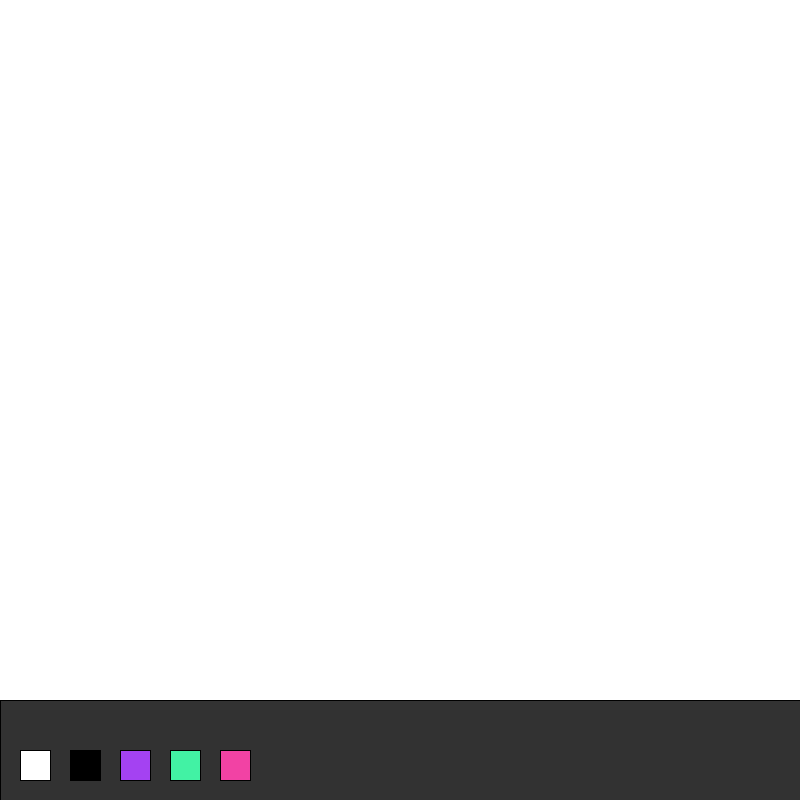
Frame 1 (no input)
Frame 60 (the mouse pressed at the canvas centre just before this capture): identical to frame 1, image omitted
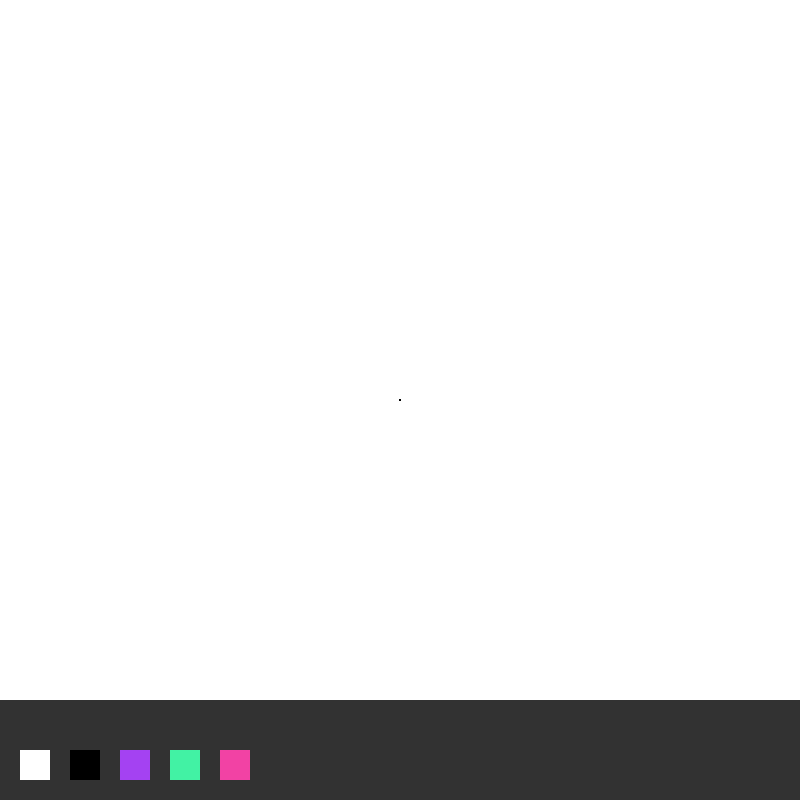
Frame 120 (the mouse held since frame 60 and released just before this capture)

The Processing sketch that drew these frames (run headless with seeded random() and noise(); from frame 60 on, the mouse is pressed at the canvas centre):

// Processing sketch: Paint
// ── Paint.pde
// Paint Interactivo

// ------------> La motivacion por crear este paint fue mejorar la segunda entrega, en donde me saque un 6 porque habia mucho random, creo, en mi 'composicion'. Una de las sugerencias fue tener mas control.
//Espero haber logrado ese control.
 
 
//La idea es poder crear un programa que permita dibujar y guardar los dibujos hechos. Tambien que se seleccione el color que se usara y que se puedan borrar partes del dibujo.

//Ahora, quedo en un programa pequeno de dibujo, es mas grande que 400x400 para que hayamas espacio de trabajo.
//hay una paleta cromatica disponible que genera valores random para poder dibujar, hay dos colores fijos, el blanco, que se usa como goma de borrar, ya que el pincel aumenta su tamano al apretarse y  permitir borrar
//facilmente. La paleta cromatica disponible puede cambiar al apretarse la tecla SPACE, pero los colores de la goma y el negro, que es el basico de dibujo, quedan fijos en todo momento.
//Hay un ligero problema. Al menos en mi computador tengo que hacer doble click para que los colores se cambien, pero no se por que. Quizas una mana de mi mouse.


float tmx = 2;
float tmy = 2;
float Color = (0);
float Color2= (0);
float Color3= (0);
float random1 = random(255);
float random2 = random(255);
float random3 = random(255);
float random4 = random(255);

void setup() {
  ;
  size (800, 800);
  frameRate(70);
  background(255);

}
void draw() {

  if (mousePressed==true) { //Se dibuja una ellipse de color negra cuando se presione el click izquierdo del mouse.
    noStroke();
    fill(Color, Color2, Color3);
    ellipse(mouseX, mouseY, tmx, tmy);
  }

  if (key=='s') { //Se guarda el dibujo como un archivo jpg.
    save ("MiDibujo.jpg");
  }
  fill(50); //El rectangulo en donde se almacenan las herramienteas
  rect(0, 700, width, height);

  fill(255);  // Cuadrado para borrar.
  rect(20, 750, 30, 30);

  fill(0);
  rect(70, 750, 30, 30); // cuadrado para pintar negro.

  fill(random1, random2, random3);
  rect(120, 750, 30, 30);

  fill(random2, random3, random1);
  rect(170, 750, 30, 30);

  fill(random3, random2, random1);
  rect(220, 750, 30, 30);
  
}

void keyPressed () {    //cada vez que se aprete la tecla espacio, los colores disponibles en la paleta cromatica cambiaran.
  if (key==' ') {
    random1 = random(255);
    random2 = random(255);
    random3 = random(255);
    random4 = random(255);
  }
}

void mouseClicked() {

  if (mouseX >20 && mouseX<50 && mouseY>750 && mouseY<780) {  //Esta es la goma de borrar, hace crecer el pincel.
    Color= 255;
    Color2=255;
    Color3=255;
    tmx= 20;
    tmy=20;
  }

  if (mouseX >70 && mouseX<100 && mouseY>750 && mouseY<780) { //Esta es la herramienta que te deja volve a pintar. Hace disminuir el tamano del pincel.
    Color= 0;
    Color2=0;
    Color3=0;
    tmx= 2;
    tmy=2;
  }

  if (mouseX >120 && mouseX<150 && mouseY>750 && mouseY<780) { //Esta es la herramienta que cambia el color.
    Color= random1;
    Color2= random2; 
    Color3= random3;
    tmx= 2;
    tmy=2;
  }

  if (mouseX >170 && mouseX<200 && mouseY>750 && mouseY<780) { //Esta es la herramienta que cambia el color.
    Color= random2;
    Color2= random3; 
    Color3= random1;
    tmx= 2;
    tmy=2;
  }

  if (mouseX >220 && mouseX<250 && mouseY>750 && mouseY<780) { //Esta es la herramienta que cambia el color.
    Color= random3;
    Color2= random2; 
    Color3= random1;
    tmx= 2;
    tmy=2;
  }
} 
